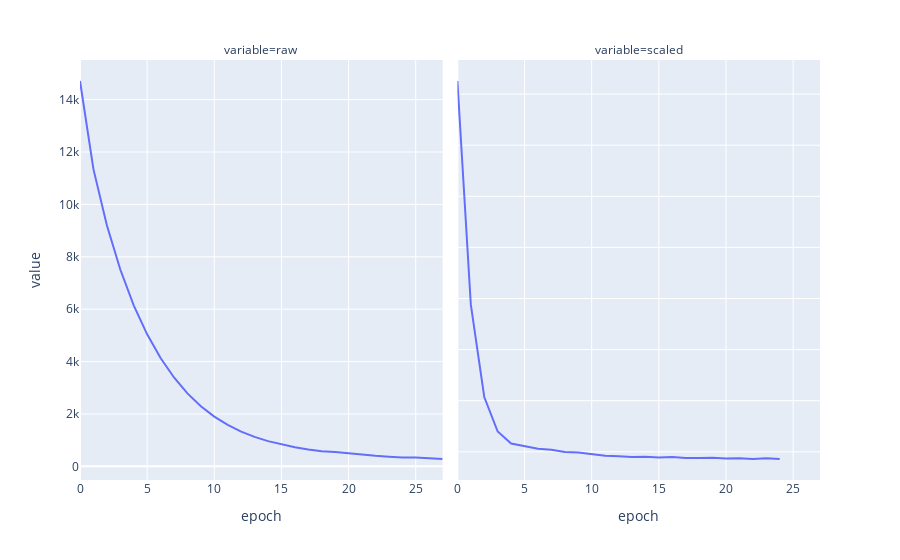

The notebook cell this image was saved under:
### Code cell


### Figure 1 — Plotly figure (JSON) as saved in the notebook; plotly's stock layout.template omitted (floating-point values rounded to 4 significant figures)
{"data": [{"hovertemplate": "variable=raw<br>epoch=%{x}<br>value=%{y}<extra></extra>", "legendgroup": "", "line": {"color": "#636efa", "dash": "solid"}, "marker": {"symbol": "circle"}, "mode": "lines", "name": "", "orientation": "v", "showlegend": false, "type": "scatter", "x": [0, 1, 2, 3, 4, 5, 6, 7, 8, 9, 10, 11, 12, 13, 14, 15, 16, 17, 18, 19, 20, 21, 22, 23, 24, 25, 26, 27], "xaxis": "x", "y": [14710.0, 11350.0, 9207.0, 7515.0, 6147.0, 5041.0, 4137.0, 3393.0, 2787.0, 2297.0, 1899.0, 1581.0, 1328.0, 1125.0, 964.4, 834.5, 728.7, 644.2, 574.3, 545.3, 489.5, 442.4, 401.7, 366.5, 335.9, 335.7, 303.8, 281.1], "yaxis": "y"}, {"hovertemplate": "variable=scaled<br>epoch=%{x}<br>value=%{y}<extra></extra>", "legendgroup": "", "line": {"color": "#636efa", "dash": "solid"}, "marker": {"symbol": "circle"}, "mode": "lines", "name": "", "orientation": "v", "showlegend": false, "type": "scatter", "x": [0, 1, 2, 3, 4, 5, 6, 7, 8, 9, 10, 11, 12, 13, 14, 15, 16, 17, 18, 19, 20, 21, 22, 23, 24, 25, 26, 27], "xaxis": "x2", "y": [0.001651, 0.000776, 0.0004145, 0.0002795, 0.0002322, 0.0002225, 0.000212, 0.0002082, 0.0001995, 0.0001972, 0.0001903, 0.0001847, 0.0001828, 0.0001799, 0.0001807, 0.0001776, 0.0001798, 0.0001754, 0.0001757, 0.0001764, 0.0001736, 0.0001745, 0.0001723, 0.0001746, 0.0001719, null, null, null], "yaxis": "y2"}], "layout": {"annotations": [{"font": {}, "showarrow": false, "text": "variable=raw", "x": 0.245, "xanchor": "center", "xref": "paper", "y": 1, "yanchor": "bottom", "yref": "paper"}, {"font": {}, "showarrow": false, "text": "variable=scaled", "x": 0.755, "xanchor": "center", "xref": "paper", "y": 1, "yanchor": "bottom", "yref": "paper"}], "autosize": true, "legend": {"tracegroupgap": 0}, "margin": {"t": 60}, "xaxis": {"anchor": "y", "autorange": true, "domain": [0, 0.49], "range": [0, 27], "title": {"text": "epoch"}, "type": "linear"}, "xaxis2": {"anchor": "y2", "autorange": true, "domain": [0.51, 1], "matches": "x", "range": [0, 27], "title": {"text": "epoch"}, "type": "linear"}, "yaxis": {"anchor": "x", "autorange": true, "domain": [0, 1], "range": [-520.5, 15510.0], "title": {"text": "value"}, "type": "linear"}, "yaxis2": {"anchor": "x2", "autorange": true, "domain": [0, 1], "range": [8.967e-05, 0.001733], "showticklabels": false, "type": "linear"}}}
